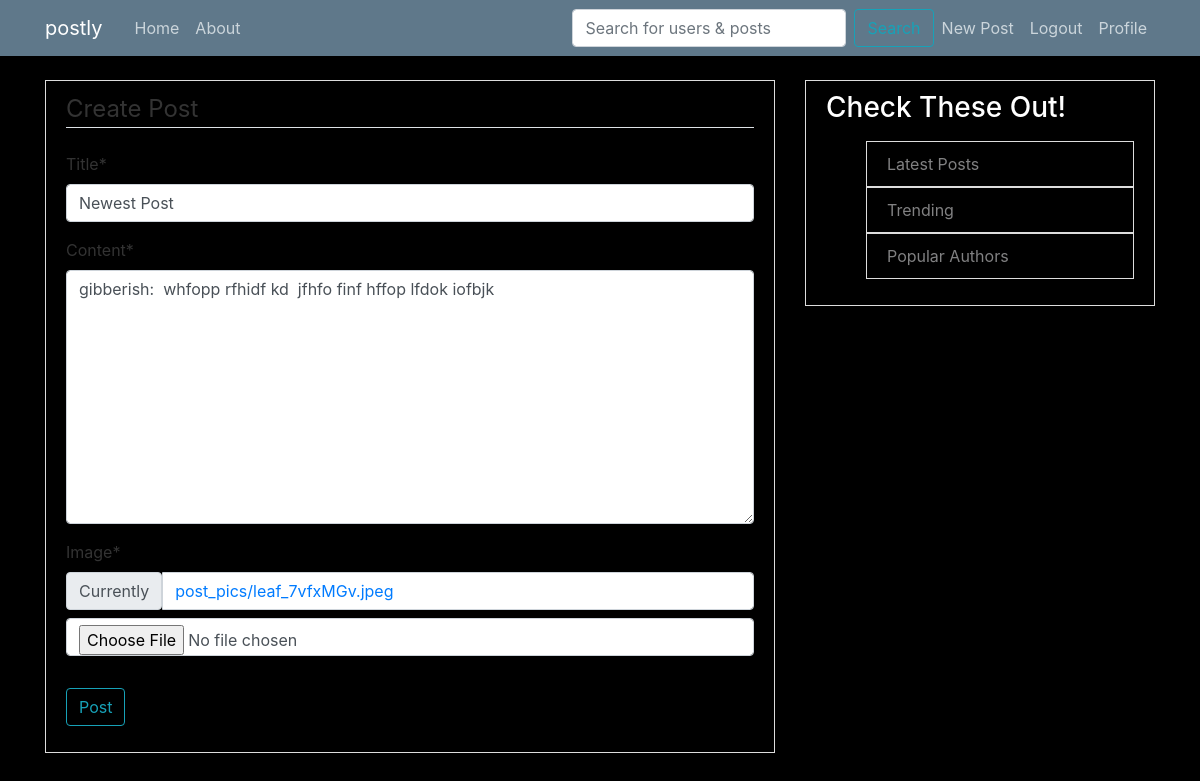
Screenshot of /post/35/update (signed in) with the database file from the repository.
### blog/models.py (models this page shows, shortened)
class Post(models.Model):
    title = models.CharField(max_length=100)
    image = models.ImageField(default='post_default.jpg', upload_to='post_pics')
    content = models.TextField()
    date_posted = models.DateTimeField(default=timezone.now)
    author = models.ForeignKey(User, on_delete=models.CASCADE)
    likes = models.ManyToManyField(User, related_name='post_likes', blank=True)

### blog/views.py (the view, shortened to what this page needs)
# urls.py: path('post/<int:pk>/update', PostUpdateView.as_view(), name='post-update'),
class PostUpdateView(LoginRequiredMixin, UserPassesTestMixin, UpdateView):
    model = Post
    fields = ['title', 'content', 'image']
    def test_func(self):
        post = self.get_object()
        if self.request.user == post.author:
            return True
        else:
            return False

### blog/templates/blog/post_form.html (shortened to what this page needs)
{% extends 'blog/base.html' %}
{% load crispy_forms_tags %}
{% block content %}
     <div class="content-section">
         <form method="POST" enctype="multipart/form-data">
            <fieldset class="form-group">
                <legend class="border-bottom mb-4">Create Post</legend>
                {{ form|crispy }}
            </fieldset>
            <div class="form-group">
                <button class="btn btn-outline-info" type="submit">Post</button>
            </div>
         </form>
     </div>
{% endblock content %}

### blog/static/blog/main.css (style rules this page uses)
body { background: black; color: #333333; margin-top: 5rem; }
.content-section { background: black; padding: 10px 20px; border: 1px solid #dddddd; }

### rows the page displays
Post: title "Newest Post", content "gibberish: whfopp rfhidf kd jfhfo finf hffop lfdok iofbjk"
